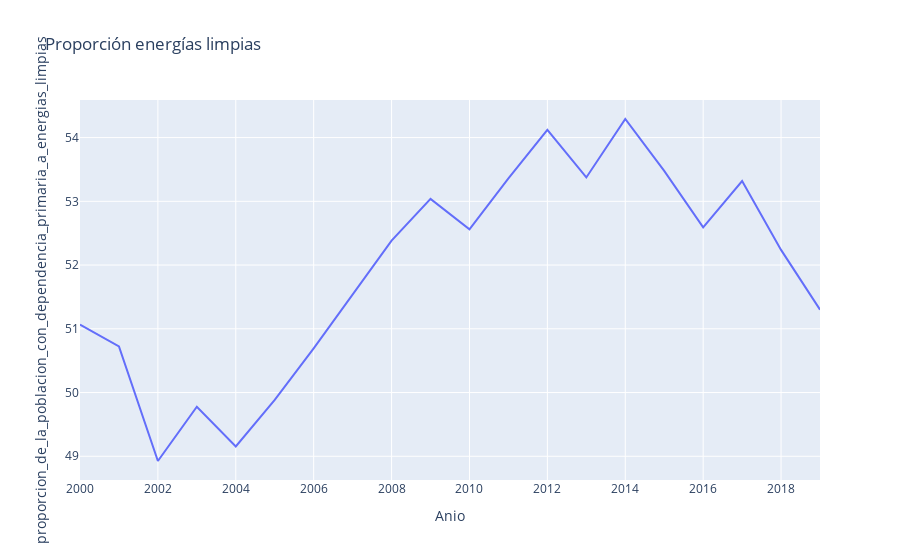

Notebook code for this chart:
### Code cell
tabla_g = df.filter(items=['Anio','proporcion_de_la_poblacion_con_dependencia_primaria_a_energias_limpias','Pais'])
tabla_g4 = tabla_g.groupby('Anio').mean()
tabla_g4.reset_index(inplace=True)
fig = px.line(tabla_g4, 'Anio','proporcion_de_la_poblacion_con_dependencia_primaria_a_energias_limpias', title='Proporción energías limpias')
fig.show()

### Figure 1 — Plotly figure (JSON) as saved in the notebook; plotly's stock layout.template omitted (floating-point values rounded to 4 significant figures)
{"data": [{"hovertemplate": "Anio=%{x}<br>proporcion_de_la_poblacion_con_dependencia_primaria_a_energias_limpias=%{y}<extra></extra>", "legendgroup": "", "line": {"color": "#636efa", "dash": "solid"}, "marker": {"symbol": "circle"}, "mode": "lines", "name": "", "orientation": "v", "showlegend": false, "type": "scatter", "x": [2000, 2001, 2002, 2003, 2004, 2005, 2006, 2007, 2008, 2009, 2010, 2011, 2012, 2013, 2014, 2015, 2016, 2017, 2018, 2019], "xaxis": "x", "y": [51.07, 50.72, 48.93, 49.78, 49.15, 49.88, 50.69, 51.54, 52.38, 53.04, 52.56, 53.36, 54.12, 53.38, 54.29, 53.48, 52.59, 53.32, 52.24, 51.3], "yaxis": "y"}], "layout": {"legend": {"tracegroupgap": 0}, "title": {"text": "Proporción energías limpias"}, "xaxis": {"anchor": "y", "domain": [0, 1], "title": {"text": "Anio"}}, "yaxis": {"anchor": "x", "domain": [0, 1], "title": {"text": "proporcion_de_la_poblacion_con_dependencia_primaria_a_energias_limpias"}}}}
